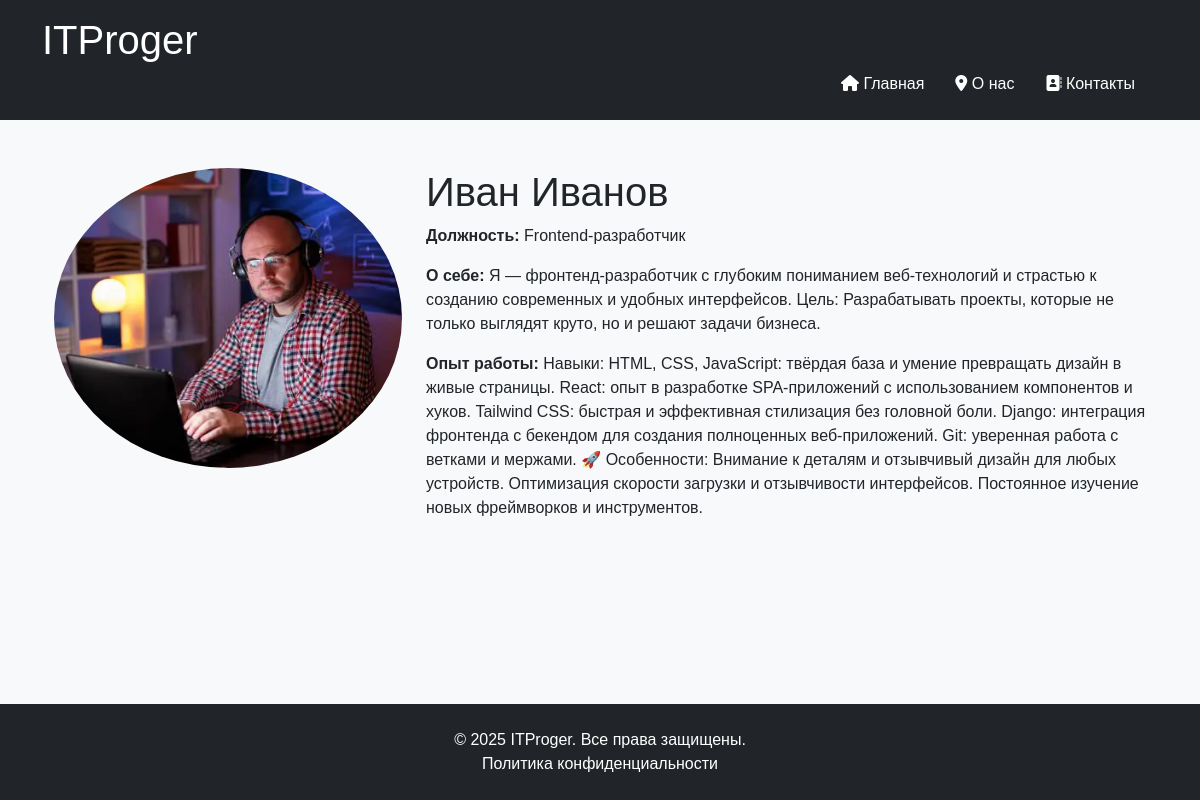
The page /team/2/ on the database its author committed.
### main/models.py (models this page shows, shortened)
class TeamMember(models.Model):
    first_name = models.CharField(max_length=50, verbose_name="Имя")
    last_name = models.CharField(max_length=50, verbose_name="Фамилия")
    position = models.CharField(max_length=100, verbose_name="Должность")
    bio = models.TextField(verbose_name="Информация о себе")
    experience = models.TextField(verbose_name="Опыт работы")
    photo = models.ImageField(upload_to='team_photos/', verbose_name="Фото")
    class Meta:
        verbose_name = "Член команды"
        verbose_name_plural = "Члены команды"

### main/views.py (the view)
# urls.py: path('team/<int:member_id>/', views.team_member_detail, name='team_member_detail'),
def team_member_detail(request, member_id):
    member = get_object_or_404(TeamMember, id=member_id)
    return render(request, 'main/team_member_detail.html', {'member': member})

### main/templates/main/team_member_detail.html (shortened to what this page needs)
{% extends "main/layout.html" %}
{% load static %}
{% block content %}
    <div class="container my-5">
        <div class="row">
            <div class="col-md-4 text-center">
                <img src="{{ member.photo.url }}" alt="{{ member.first_name }} {{ member.last_name }}" class="img-fluid rounded-circle mb-3" />
            </div>
            <div class="col-md-8">
                <h1>{{ member.first_name }} {{ member.last_name }}</h1>
                <p><strong>Должность:</strong> {{ member.position }}</p>
                <p><strong>О себе:</strong> {{ member.bio }}</p>
                <p><strong>Опыт работы:</strong> {{ member.experience }}</p>
            </div>
        </div>
    </div>
{% endblock %}

### main/static/main/css/main.css (style rules this page uses)
body { background-color: #f8f9fa; font-family: 'Arial', sans-serif; }
.img-fluid { width: 600px; height: 300px; object-fit: cover; }
.rounded-circle { border-radius: 50%; }

### rows shown on the page
TeamMember: photo (picture), first_name "Иван", last_name "Иванов", position "Frontend-разработчик", bio "Я — фронтенд-разработчик с глубоким пониманием веб-технологий и страстью к созданию современных и удобных интерфейсов. Цель: Разрабатывать проекты, которые не только выглядят круто, но и решают задачи бизнеса.", experience "Навыки: HTML, CSS, JavaScript: твёрдая база и умение превращать дизайн в живые страницы. React: опыт в разработке SPA-приложений с использованием компонентов и хуков. Tailwind CSS: быстрая и эффективная стилизация без головной боли. Django: интеграция фронтенда с бекендом для создания полноценных веб-приложений. Git: уверенная работа с ветками и мержами. 🚀 Особенности: Внимание к деталям и отзывчивый дизайн для любых устройств. Оптимизация скорости загрузки и отзывчивости интерфейсов. Постоянное изучение новых фреймворков и инструментов."
